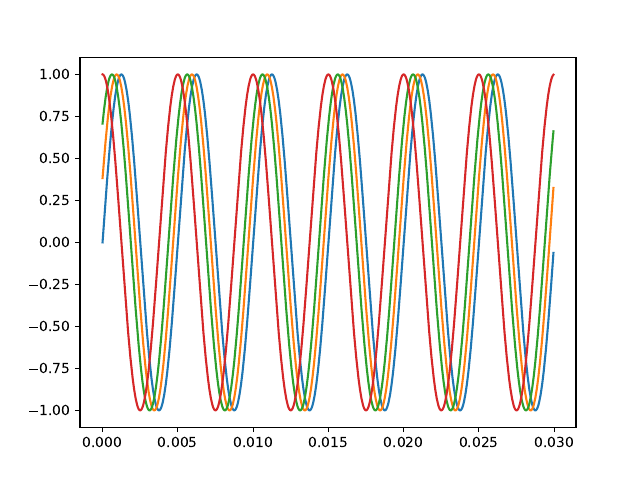

Reproduce this figure in Python.
import numpy as np
import matplotlib.pyplot as plt
import numpy.random


def semnal_sin(t, A, fi, f0):
    return A * np.sin(2 * np.pi * t * f0 + fi)

time = np.arange(0, 0.03, 0.00005)
f0 = 200
fi0 = 0
fi1 = np.pi/8
fi2 = np.pi/4
fi3 = np.pi/2
A = 1
sin_vals0 = semnal_sin(time, A, fi0, f0)
sin_vals1 = semnal_sin(time, A, fi1, f0)
sin_vals2 = semnal_sin(time, A, fi2, f0)
sin_vals3 = semnal_sin(time, A, fi3, f0)

z = numpy.random.normal(size=len(sin_vals0))
gama0 = np.sqrt(np.linalg.norm(sin_vals0, ord=2) ** 2 / (0.1 * np.linalg.norm(z) ** 2))
gama1 = np.sqrt(np.linalg.norm(sin_vals0, ord=2) ** 2 / (1 * np.linalg.norm(z) ** 2))
gama2 = np.sqrt(np.linalg.norm(sin_vals0, ord=2) ** 2 / (10 * np.linalg.norm(z) ** 2))
gama3 = np.sqrt(np.linalg.norm(sin_vals0, ord=2) ** 2 / (100 * np.linalg.norm(z) ** 2))

plt.plot(time, sin_vals0)
plt.plot(time, sin_vals1)
plt.plot(time, sin_vals2)
plt.plot(time, sin_vals3)
plt.savefig("ex2.pdf")
plt.show()

fig, a = plt.subplots(5)
a[0].plot(time, sin_vals0)
a[1].plot(time, sin_vals0 + gama0 * z)
a[2].plot(time, sin_vals0 + gama1 * z)
a[3].plot(time, sin_vals0 + gama2 * z)
a[4].plot(time, sin_vals0 + gama3 * z)
fig.savefig("ex2.2.pdf")
plt.show()
